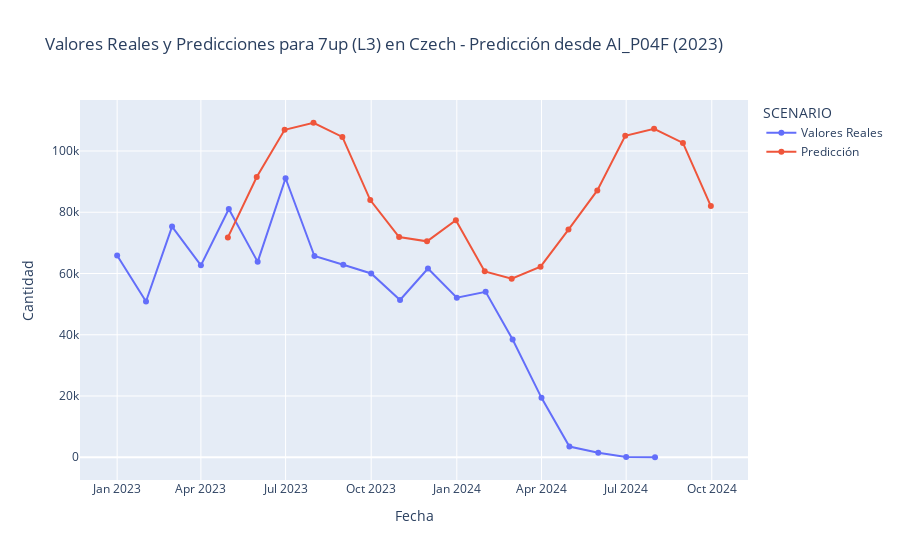

This figure's notebook cell:
### Markdown cell above
Visualización de la serie temporal real de alguna de las combinaciones ('COUNTRY', 'SUBBRAND') junto con la predicción hecha desde un ('FORECAST', 'FORECAST_YEAR'). Si se quiere cambiar, hay que modificar los parámetros 'producto', 'pais', forecast y year en el código.

### Code cell
# Especificar parámetros
producto = '7up (L3)'
país = 'Czech'
forecast = 'AI_P04F'
year = 2023

# --- Filtrar y preparar datos de valores reales ---
# Filtrar el grupo de datos reales
df_real = data[(data['SCENARIO'] == 'actual') &
               (data['COUNTRY'] == país) &
               (data['SUBBRAND'] == producto)].copy()
df_real['SCENARIO'] = 'Valores Reales'  # Añadir etiqueta

# --- Filtrar y preparar datos de predicciones ---
# Filtrar el grupo de datos de predicción
df_forecast = data[(data['SCENARIO'] == 'AI_forecast') &
                   (data['COUNTRY'] == país) &
                   (data['SUBBRAND'] == producto) &
                   (data['FORECAST'] == forecast) &
                   (data['FORECAST_YEAR'] == year)].copy()
df_forecast['SCENARIO'] = 'Predicción'  # Añadir etiqueta

# Combinar ambos DataFrames
df_combined = pd.concat([df_real, df_forecast])

# Ordenar el DataFrame combinado por la columna 'DATE'
df_combined = df_combined.sort_values(by='DATE')

# Crear la gráfica combinada
fig = px.line(df_combined, x='DATE', y='AMOUNT', color='SCENARIO',
              title=f'Valores Reales y Predicciones para {producto} en {país} - Predicción desde {forecast} ({year})',
              labels={'DATE': 'Fecha', 'AMOUNT': 'Cantidad'},
              markers=True, template='plotly')

# Mostrar la gráfica
fig.show()

### Figure 1 — Plotly figure (JSON) as saved in the notebook; plotly's stock layout.template omitted (floating-point values rounded to 4 significant figures)
{"data": [{"hovertemplate": "SCENARIO=Valores Reales<br>Fecha=%{x}<br>Cantidad=%{y}<extra></extra>", "legendgroup": "Valores Reales", "line": {"color": "#636efa", "dash": "solid"}, "marker": {"symbol": "circle"}, "mode": "lines+markers", "name": "Valores Reales", "orientation": "v", "showlegend": true, "type": "scatter", "x": ["2023-01-01T00:00:00", "2023-02-01T00:00:00", "2023-03-01T00:00:00", "2023-04-01T00:00:00", "2023-05-01T00:00:00", "2023-06-01T00:00:00", "2023-07-01T00:00:00", "2023-08-01T00:00:00", "2023-09-01T00:00:00", "2023-10-01T00:00:00", "2023-11-01T00:00:00", "2023-12-01T00:00:00", "2024-01-01T00:00:00", "2024-02-01T00:00:00", "2024-03-01T00:00:00", "2024-04-01T00:00:00", "2024-05-01T00:00:00", "2024-06-01T00:00:00", "2024-07-01T00:00:00", "2024-08-01T00:00:00"], "xaxis": "x", "y": [65880.0, 50850.0, 75310.0, 62660.0, 81050.0, 63800.0, 91100.0, 65700.0, 62840.0, 60010.0, 51340.0, 61630.0, 52100.0, 54000.0, 38420.0, 19390.0, 3482.0, 1502.0, 45.8, 0.4438], "yaxis": "y"}, {"hovertemplate": "SCENARIO=Predicción<br>Fecha=%{x}<br>Cantidad=%{y}<extra></extra>", "legendgroup": "Predicción", "line": {"color": "#EF553B", "dash": "solid"}, "marker": {"symbol": "circle"}, "mode": "lines+markers", "name": "Predicción", "orientation": "v", "showlegend": true, "type": "scatter", "x": ["2023-04-30T00:00:00", "2023-05-31T00:00:00", "2023-06-30T00:00:00", "2023-07-31T00:00:00", "2023-08-31T00:00:00", "2023-09-30T00:00:00", "2023-10-31T00:00:00", "2023-11-30T00:00:00", "2023-12-31T00:00:00", "2024-01-31T00:00:00", "2024-02-29T00:00:00", "2024-03-31T00:00:00", "2024-04-30T00:00:00", "2024-05-31T00:00:00", "2024-06-30T00:00:00", "2024-07-31T00:00:00", "2024-08-31T00:00:00", "2024-09-30T00:00:00"], "xaxis": "x", "y": [71780.0, 91520.0, 106900.0, 109200.0, 104600.0, 83980.0, 71900.0, 70500.0, 77370.0, 60690.0, 58290.0, 62220.0, 74330.0, 87130.0, 104900.0, 107200.0, 102600.0, 82000.0], "yaxis": "y"}], "layout": {"legend": {"title": {"text": "SCENARIO"}, "tracegroupgap": 0}, "title": {"text": "Valores Reales y Predicciones para 7up (L3) en Czech - Predicción desde AI_P04F (2023)"}, "xaxis": {"anchor": "y", "domain": [0, 1], "title": {"text": "Fecha"}}, "yaxis": {"anchor": "x", "domain": [0, 1], "title": {"text": "Cantidad"}}}}
